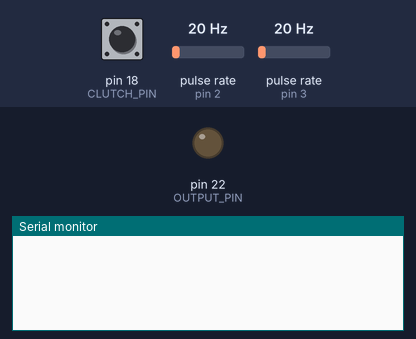
A sketch run on a simulated Arduino Mega 2560, built with avr-gcc and run on an emulated ATmega2560. Shown: output pins drawn as LEDs (lit = HIGH), the last lines printed to the serial monitor. Wiring (inferred from the names in the program): 2 × pulse sensor: data pin 2 / data pin 3. The test bench sets the inputs (shaded band); at power-on: pin 18 (CLUTCH_PIN) LOW, pulse rate (sensors on pin 2, pin 3) 20 Hz.

Above: at 1.2 s.
1.3 s: pin 18 (CLUTCH_PIN) driven HIGH
At 2.2 s:
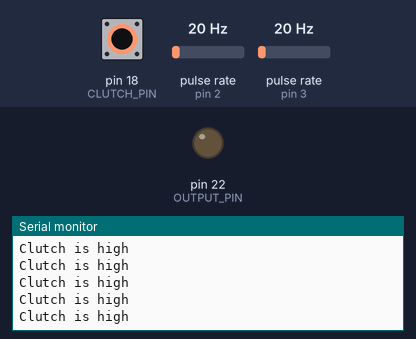
2.8 s: pin 18 (CLUTCH_PIN) driven LOW
At 4.0 s:
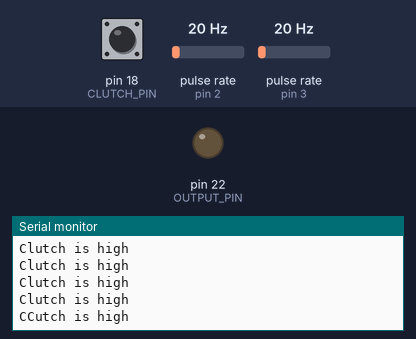
4.3 s: pin 18 (CLUTCH_PIN) pulsed HIGH 2 times (0.12 s each, 0.3 s apart)
At 6.0 s:
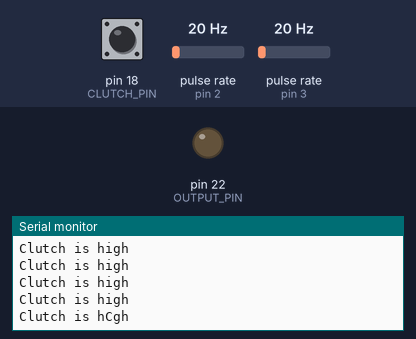

The sketch:

RpmReader.ino
```cpp
/**
 * Author: Trevor Yu
 * Email: trevor.tyu@gmail.com
 * Date: March 25, 2016
 * Arduino code to compute the RPMs of 2 Hall Effect gear tooth sensors
 * Built for the Arduino Mega 2560
 * Code primarily based off of: http://playground.arduino.cc/Main/ReadingRPM
 */
// General constants and variables
const int CHECK_INTERVAL = 500; // 500 milliseconds
const double CHECKS_PER_SECOND = 1000 / CHECK_INTERVAL; // The number of checks we perform per second
const int SECONDS_PER_MINUTE = 60;
const double ACCEPTABLE_RPM_PERCENTAGE_DIFF = 0.05;
unsigned long lastmillis = 0;

// Variables and constants for the engine sensor
const int ENGINE_GEAR_TEETH = 1;  // Number of teeth on the engine's gear
const double ENGINE_FREQ = CHECKS_PER_SECOND * SECONDS_PER_MINUTE / ENGINE_GEAR_TEETH;
const int ENGINE_SENSOR_PIN = 2;
volatile int engineGearCount = 0;
double engineRpm = 0;

// Variables and constants for the wheel sensor
const int WHEEL_GEAR_TEETH = 24; // Number of teeth on the wheel's gear
const double WHEEL_FREQ = CHECKS_PER_SECOND * SECONDS_PER_MINUTE / WHEEL_GEAR_TEETH;
const int WHEEL_SENSOR_PIN = 3;
volatile int wheelGearCount = 0;
double wheelRpm = 0;

// Variables and constants for the clutch pin
const int CLUTCH_PIN = 18;
volatile int clutchState = LOW;

// Output pin for indicating when the engine and wheel RPM values are within a
// certain percentage of each other
const int OUTPUT_PIN = 22;

/**
 * The logic to setup all the input and output pins
 */
void setup() {
  Serial.begin(9600);

  // Set the pin modes of the pins
  pinMode(ENGINE_SENSOR_PIN, INPUT);
  pinMode(WHEEL_SENSOR_PIN, INPUT);
  pinMode(CLUTCH_PIN, INPUT);
  pinMode(OUTPUT_PIN, OUTPUT);

  // Attach the interrupts
  attachInterrupt(digitalPinToInterrupt(CLUTCH_PIN), clutchRead, CHANGE);
  attachSensorInterrupts();
}

/**
 * Main loop that repeatedly runs the logic to check RPMs
 */
void loop() {
  // Run the following logic only if the clutch is HIGH
  if (clutchState == HIGH) {
    Serial.println("Clutch is high");
    // Check every 0.5 seconds if the measured RPMs are within 5% of each other
    if (millis() - lastmillis >= CHECK_INTERVAL) {
      Serial.println("500 ms has passed");
      // Disable interrupts while performing check
      detachInterrupt(ENGINE_SENSOR_PIN);
      detachInterrupt(WHEEL_SENSOR_PIN);

      // Convert frequencies to RPM
      engineRpm = engineGearCount * ENGINE_FREQ;
      wheelRpm = wheelGearCount * WHEEL_FREQ;

      // If engine RPM is within 5% of wheel RPM, set the output pin to HIGH
      if( abs(engineRpm - wheelRpm) < ACCEPTABLE_RPM_PERCENTAGE_DIFF ) {
        Serial.println("RPMs are within acceptable percentage");
        //digitalWrite(OUTPUT_PIN, HIGH);
        PORTA |= _BV(PA0);

        while (clutchState == HIGH){
          // Block until clutch is set to LOW
        }

        Serial.println("Out of while loop");

        // Once clutch is set back to LOW, we set the output pin to LOW
        //digitalWrite(OUTPUT_PIN, LOW);
        PORTA &= ~_BV(PA0);
      }

      // Reset the variables
      lastmillis = millis();
      engineRpm = 0;
      wheelRpm = 0;

      // Reenable sensor interrupts
      attachSensorInterrupts();
    }
  }
}

/**
 * Function to attach the interrupts
 */
void attachSensorInterrupts() {
  attachInterrupt(digitalPinToInterrupt(ENGINE_SENSOR_PIN), engineSensorRead, FALLING);
  attachInterrupt(digitalPinToInterrupt(WHEEL_SENSOR_PIN), wheelSensorRead, FALLING);
}

/**
 * Interrupt that increments a count of the number of teeth that have passed the sensor
 */
void engineSensorRead() {
  engineGearCount++;
}

/**
 * Interrupt that increments a count of the number of teeth that have passed the sensor
 */
void wheelSensorRead() {
  wheelGearCount++;
}

/**
 * Interrupt to read the current state of the clutch pin
 */
void clutchRead() {
  //clutchState = digitalRead(CLUTCH_PIN);
  clutchState ^= _BV(PD3) >> 3;
  Serial.print("Clutch state changed: ");
  Serial.print(clutchState);
  Serial.print("\r\n");
}
```

Measured:
- after the input at 1.3 s, the serial monitor: prints a new line at once (image 1)
- after the input at 2.8 s, the serial monitor: prints a new line after 0.07 s (image 2)
- after the input at 4.3 s, the serial monitor: prints a new line after 0.18 s (image 3)
